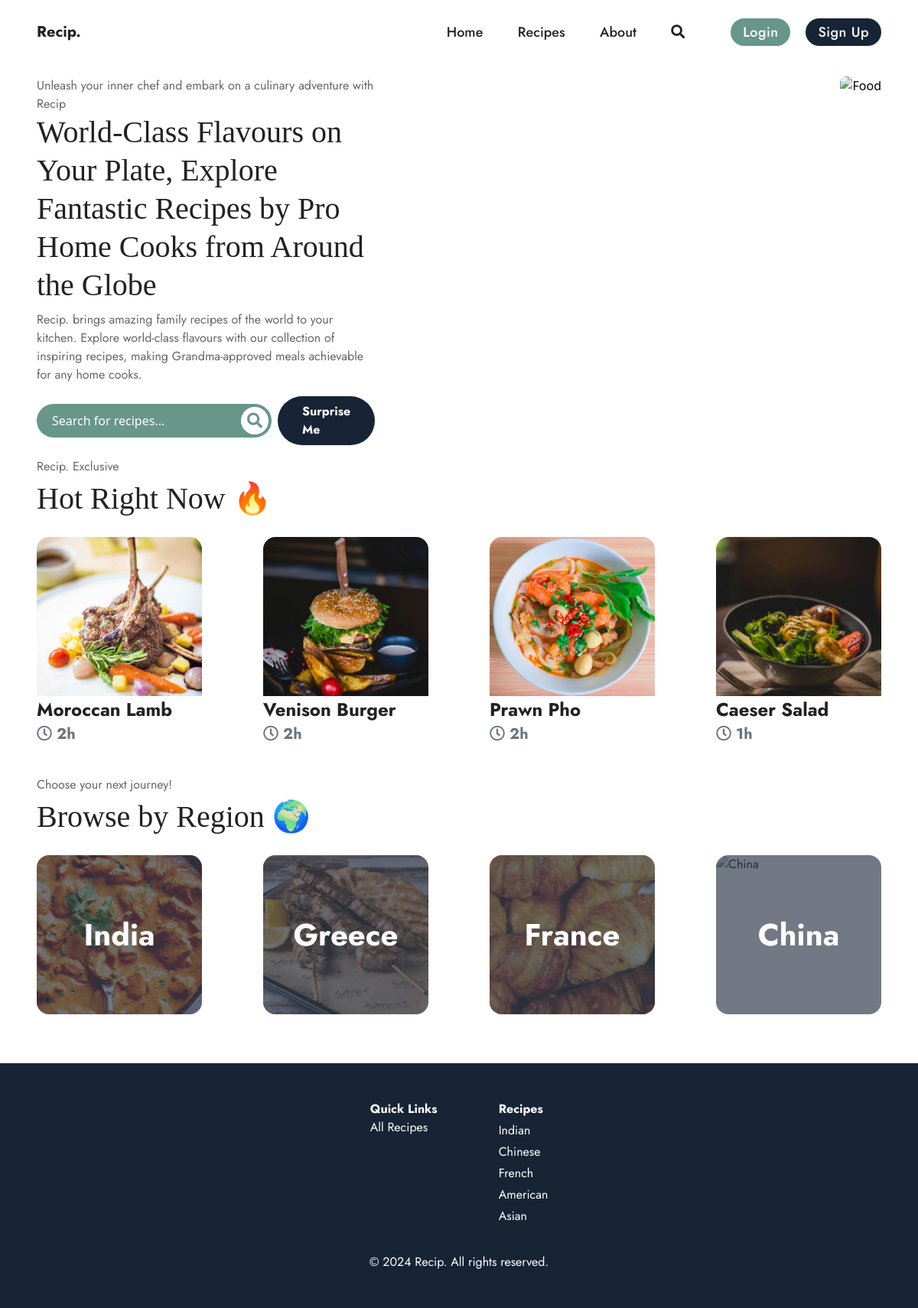
The page / on the database its author committed.
### recipes/models.py (models this page shows, shortened)
class Recipe(models.Model):
    ASIAN = 'asian'
    AMERICAN = 'american'
    MEXICAN = 'mexican'
    ITALIAN = 'italian'
    FRENCH = 'french'
    EGYPTIAN = 'egyptian'
    MORROCAN = 'morrocan'
    INDIAN = 'indian'
    CHINESE = 'chinese'
    JAPANESE = 'japanese'
    OTHER = 'other'
    CATEGORY_CHOICES = [
        (ASIAN, 'asian'),
        (AMERICAN, 'american'),
        (MEXICAN, 'mexican'),
        (ITALIAN, 'italian'),
        (FRENCH, 'french'),
        (EGYPTIAN, 'egyptian'),
        (MORROCAN, 'morrocan'),
        (INDIAN, 'indian'),
        (CHINESE, 'chinese'),
        (JAPANESE, 'japanese'),
        (OTHER, 'other')
    ]
    title = models.CharField(max_length=100, default='Enter the name of your dish...')
    description = models.TextField()
    image = models.ImageField(upload_to='recipe_images', default='recipe_images/default.jpg')
    ingredients = RichTextField(default='Write your ingredients here...')
    instructions = RichTextField(default='Write your instructions here...')
    category = models.CharField(max_length=30, default=OTHER, choices=CATEGORY_CHOICES)
    total_cook_time = models.IntegerField(default=0)
    author = models.ForeignKey(User, on_delete=models.PROTECT, related_name='recipes')
    created_at = models.DateTimeField(auto_now_add=True)
    updated_at = models.DateTimeField(auto_now=True)

### recipes/views.py (the view)
# urls.py: path('', HomeView.as_view(), name='home'),
class HomeView(ListView):
    model = Recipe
    template_name = 'recipes/home.html'
    context_object_name = 'recipe_list'

### recipes/templates/recipes/home.html (shortened to what this page needs)
{% extends 'base.html' %} {% block content %}
<div class="px-12">
	<section class="flex flex-row my-4 justify-between">
		<div class="flex flex-col  w-2/5">
			<p>
				Unleash your inner chef and embark on a culinary adventure with Recip
			</p>
			<h1 class="leading-tight mb-2">
				World-Class Flavours on Your Plate, Explore Fantastic Recipes by Pro
				Home Cooks from Around the Globe
			</h1>
			<p class='mb-4'>
				Recip. brings amazing family recipes of the world to your kitchen.
				Explore world-class flavours with our collection of inspiring recipes,
				making Grandma-approved meals achievable for any home cooks.
			</p>
			<div class="flex flex-row space-x-2 items-center">
				<form method="GET" action="{% url 'recipes_list_by_search'  %}">
					<div class="flex flex-row rounded-full p-1 home-input">
						<input
							type="text"
							name="search_query"
							placeholder="Search for recipes..."
							class="flex-grow bg-transparent px-4"
						/>
						<button type="submit">
							<i
								class="fas fa-search rounded-full text-xl bg-white p-2"
								style="color: var(--accent-color)"
							></i>
						</button>
					</div>
				</form>
				<a
					href="{% url 'random_recipe' %}"
					class="rounded-full px-8 py-2 text-white font-bold"
					style="background-color: var(--primary-color)"
					>Surprise Me</a
				>
			</div>
		</div>
		<div class="items-center">
			{% load static %}
			<img
				src="{% static 'images/food.jpg' %}"
				alt="Food"
				class="object-cover rounded-lg"
			/>
		</div>
	</section>
	<section class='mb-10'>
		<p>Recip. Exclusive</p>
		<h1>Hot Right Now &#128293;</h1>
		<div class="grid grid-cols-4 gap-20 my-5">
			{% for recipe in recipe_list|slice:":4" %}
			<a id="food-card" href="{% url 'recipe_detail' recipe.pk %}"
				><div class="rounded-2xl w-full h-fit">
					<img
						src="{{ recipe.image.url }}"
						alt="{{ recipe.title }}"
						class="rounded-t-2xl w-full h-52 object-cover"
					/>
					<div class="z-10 bg-white w-fit">
						<h3 class="jost font-bold">{{ recipe.title }}</h3>
						<h6 class="jost text-gray-500 text-xl font-bold">
							<i class="far fa-clock text-gray-500 text-xl"></i>
							{{ recipe.total_cook_time }}h
						</h6>
					</div>
				</div></a
			>
			{% endfor%}
		</div>
	</section>
	<section class='mb-16'>
		<p>Choose your next journey!</p>
		<h1>Browse by Region &#127757;</h1>
		<div class="grid grid-cols-4 gap-20 my-5">
			<div id="food-card" class="relative rounded-2xl h-fit">
				<a href="{% url 'recipes_list_by_category' 'indian'%}">
					<div
						class="absolute inset-0 bg-gray-700 opacity-70 rounded-2xl"
					></div>
					<h1
						class="jost font-bold absolute top-1/2 left-1/2 transform -translate-x-1/2 -translate-y-1/2 text-white"
					>
						India
					</h1>
				</a>
			</div>
			<div id="food-card" class="relative rounded-2xl h-fit">
				<a href="{% url 'recipes_list_by_category' 'greece'%}">
					<div
						class="absolute inset-0 bg-gray-700 opacity-70 rounded-2xl"
					></div>
					<h1
						class="jost font-bold absolute top-1/2 left-1/2 transform -translate-x-1/2 -translate-y-1/2 text-white"
					>
						Greece
					</h1>
				</a>
			</div>
			<div id="food-card" class="relative rounded-2xl h-fit">
				<a href="{% url 'recipes_list_by_category' 'french'%}">
					<div
						class="absolute inset-0 bg-gray-700 opacity-70 rounded-2xl"
					></div>
					<h1
						class="jost font-bold absolute top-1/2 left-1/2 transform -translate-x-1/2 -translate-y-1/2 text-white"
					>
						France
					</h1>
				</a>
			</div>
			<div id="food-card" class="relative rounded-2xl h-fit">
				<a href="{% url 'recipes_list_by_category' 'chinese'%}">
					<div
						class="absolute inset-0 bg-gray-700 opacity-70 rounded-2xl"
					></div>
					<h1
						class="jost font-bold absolute top-1/2 left-1/2 transform -translate-x-1/2 -translate-y-1/2 text-white"
					>
						China
					</h1>
				</a>
			</div>
		</div>
	</section>
</div>
{% endblock %}

### static/css/styles.css (style rules this page uses)
:root { --primary-color: #162435; --accent-color: #689689; --misc-one: #f06543; --misc-two: #f09d51; --font-title: #222222; --font-body: #656565; }
.jost { font-family: "Jost", sans-serif; }
body { margin: 0; padding: 0; }
h1, h2 { font-family: "Georgia", serif; }
h2, h3, p, a { font-family: "Jost", sans-serif; }
h1 { font-size: 2.5rem; color: var(--font-title); }
h3 { font-size: 1.5rem; color: var(--font-title); }
p { font-size: 1rem; color: var(--font-body); }
.home-input { color: white; background-color: var(--accent-color); margin: 10px 0; transition: all ease 0.3s; }
.home-input > input::placeholder { color: white; }
#food-card { transition: all ease 0.3s; }

### rows shown on the page
Recipe: image (picture), title "Moroccan Lamb", total_cook_time "2"
Recipe: image (picture), title "Venison Burger", total_cook_time "2"
Recipe: image (picture), title "Prawn Pho", total_cook_time "2"
Recipe: image (picture), title "Caeser Salad", total_cook_time "1"
